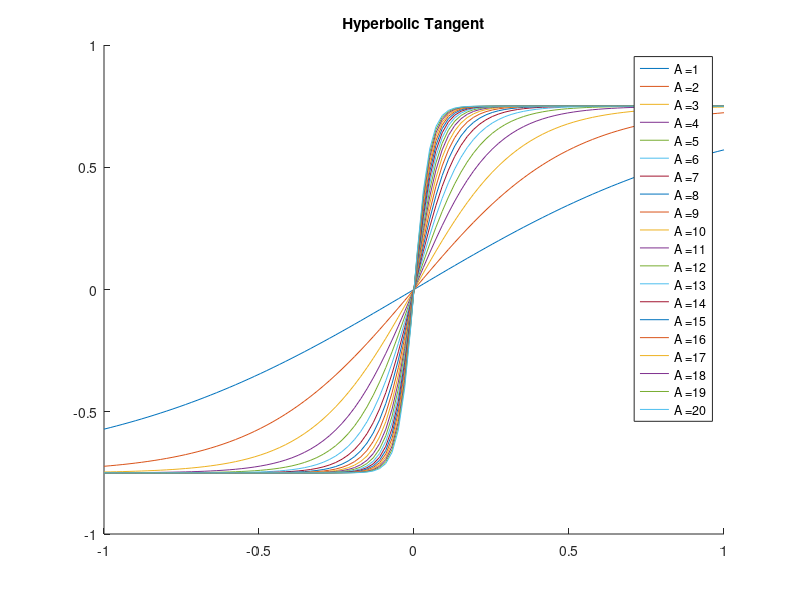
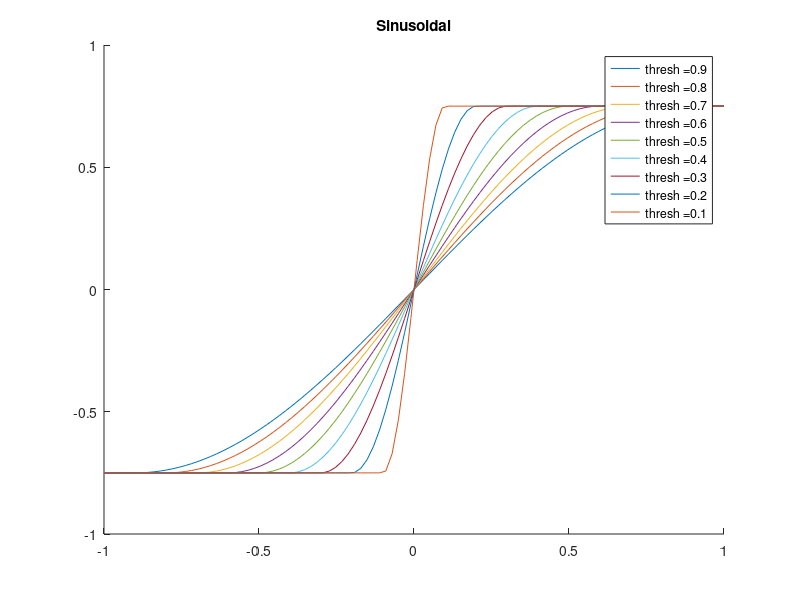
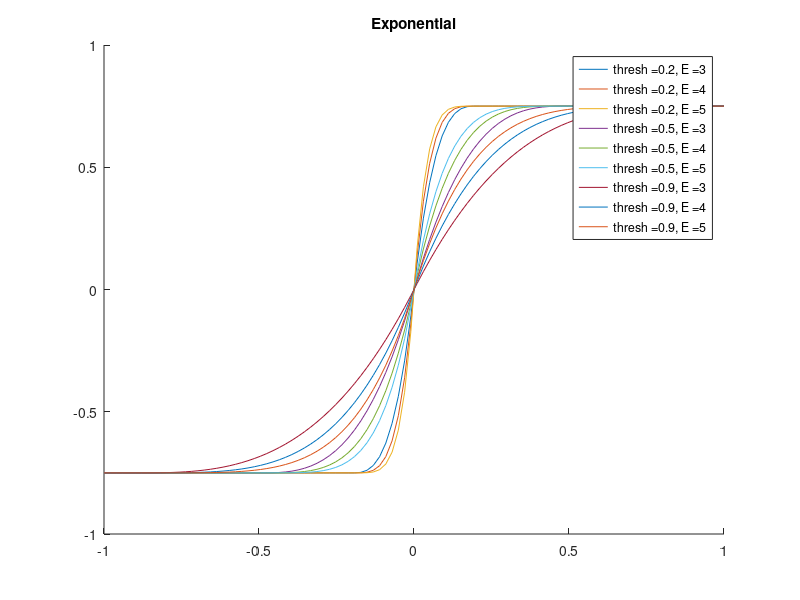

The MATLAB source for these figures, in order:
close all
clear all
clc

x = linspace(-1.0,1.0,100);
out_lim = 0.75;

%% Hyperbolic tangent 
figure();
title('Hyperbolic Tangent')
legendcellarray = {} 
hold on;
A = 1;

for i = 1:20
    y_tan = out_lim * tanh(A*x);  
    plot(x,y_tan);
    legendcellarray{i} = strcat('A = ',num2str(A)); 
    A = A+1;
end
legend(legendcellarray);

%% Sinusoidal
figure();
title('Sinusoidal')
legendcellarray = {} 
hold on;

thresh = 0.9;
for i = 1:9    
    satur_point = 0.5 * (1/thresh); % this is so that the argument in the sin gives 0.5pi, i.e. sin(90deg) == 1 
    y_sin(abs(x) > thresh) = out_lim * sign(x(abs(x) > thresh));  % this time X only takes positive values, but you get it 
    y_sin(abs(x) <= thresh) = out_lim * sin(satur_point*pi*x(abs(x) <= thresh));
    plot(x,y_sin);
    legendcellarray{i} = strcat('thresh = ',num2str(thresh)); 
    thresh = thresh - 0.1;
end
legend(legendcellarray);

%% Exponential
figure();
title('Exponential')
legendcellarray = {} 
cnt = 1;
hold on;

thresholds = [0.2, 0.5, 0.9];

for k = 1:3 % loop over threshold
    thresh = thresholds(k);
    inv_thresh = 1/thresh;
    for E = 3:5  %loop over Exponent  

        for i = 1:length(x)
           if (abs(x(i)) > thresh)
               y_exp(i) = out_lim * sign(x(i));
           else
               y_exp(i) = out_lim * sign(x(i)) * (1 - abs(inv_thresh*x(i) - sign(x(i)))^E);
           end
        end
        
        plot(x,y_exp);
        legendcellarray{cnt} = strcat('thresh = ',num2str(thresh), ', E = ', num2str(E)); 
        cnt = cnt+1;
    end    
end

legend(legendcellarray);


